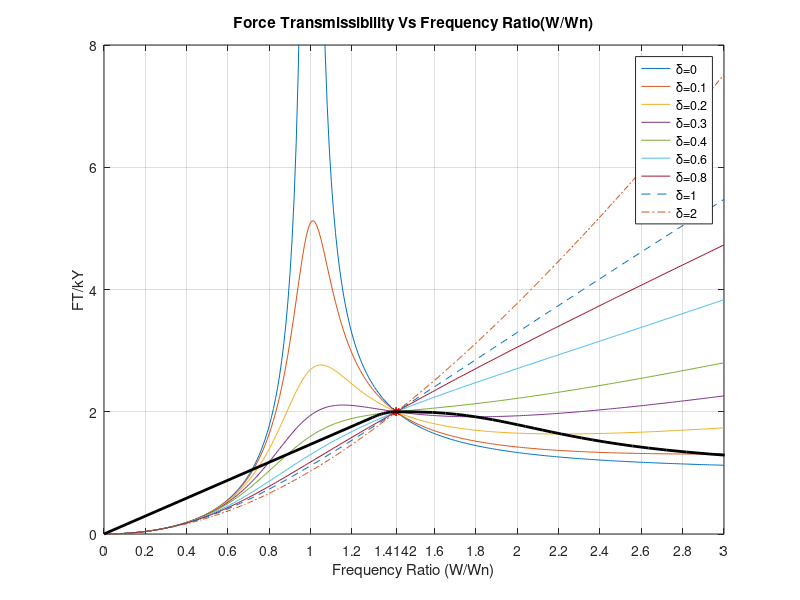

Source code (MATLAB):
% COURSE PROJECT
%
%Creater: Shyam Krishna M
% BTech Final year, IIT Palakkad
%
%For Plotting Force Transmissibility Vs (W/Wn)
%let dr be the damping ratio(3 cases considered - dr<1,dr=1,dr>1)
%let fr be the frequency ratio and FT be the Force Transmissibility
clear all;clc;
fr=[0:0.01:3,sqrt(2)];
fr2=fr.^2;
%for dr<1
dr=0;
ts=2*dr*fr;
FT1=fr2.*sqrt((1+ts.^2)./(((1-fr2).^2)+ts.^2));
dr=0.1;
ts=2*dr*fr;
FT2=fr2.*sqrt((1+ts.^2)./(((1-fr2).^2)+ts.^2));
dr=0.2;
ts=2*dr*fr;
FT3=fr2.*sqrt((1+ts.^2)./(((1-fr2).^2)+ts.^2));
dr=0.3;
ts=2*dr*fr;
FT4=fr2.*sqrt((1+ts.^2)./(((1-fr2).^2)+ts.^2));
dr=0.4;
ts=2*dr*fr;
FT5=fr2.*sqrt((1+ts.^2)./(((1-fr2).^2)+ts.^2));
dr=0.6;
ts=2*dr*fr;
FT6=fr2.*sqrt((1+ts.^2)./(((1-fr2).^2)+ts.^2));
dr=0.8;
ts=2*dr*fr;
FT7=fr2.*sqrt((1+ts.^2)./(((1-fr2).^2)+ts.^2));
%for dr=1
dr=1;
ts=2*dr*fr;
FT8=fr2.*sqrt((1+ts.^2)./(((1-fr2).^2)+ts.^2));
%for dr>1
dr=2;
ts=2*dr*fr;
FT9=fr2.*sqrt((1+ts.^2)./(((1-fr2).^2)+ts.^2));

%%
%For the calculation of (W/Wn)max
%for maxima curve
for i=1:1:90
dr=(i/100);
g=2+13*(dr^2)-(144*(dr^4))-(832*(dr^6))+(1024*(dr^8));
h=3+8*(dr^2)-(128*(dr^4))+(128*(dr^6));
p=(18*(dr^4))-(208*(dr^6))-(1920*(dr^8))+(6144*(dr^10))-(4096*(dr^12));
L=sqrt(-1);
r1=8-(16*dr^2)+(((2^(2/3))*h)/(((p/2)+3*sqrt(3)*sqrt((-1)*(dr^6)*g))^(1/3)));
r2=(1/(dr^2))*((p+(6*sqrt(3)*sqrt((-1)*(dr^6)*g)))^(1/3));
r(i)=real(sqrt((r1+r2)/6));
ts=2*dr*r(i);
rs2=(r(i))^2;
FT10(i)=(rs2).*sqrt((1+ts.^2)./(((1-(rs2)).^2)+ts.^2));
end
%%
%plotting all curves
plot(fr(1:end-1),FT1(1:end-1));
hold on
plot(fr(1:end-1),FT2(1:end-1))
plot(fr(1:end-1),FT3(1:end-1))
plot(fr(1:end-1),FT4(1:end-1))
plot(fr(1:end-1),FT5(1:end-1))
plot(fr(1:end-1),FT6(1:end-1))
plot(fr(1:end-1),FT7(1:end-1))
plot(fr(1:end-1),FT8(1:end-1),'--')
plot(fr(1:end-1),FT9(1:end-1),'-.')
plot(fr(end),FT1(end),'r*')
plot(fr(end),FT2(end),'r*')
plot(fr(end),FT3(end),'r*')
plot(fr(end),FT4(end),'r*')
plot(fr(end),FT5(end),'r*')
plot(fr(end),FT6(end),'r*')
plot(fr(end),FT7(end),'r*')
plot(fr(end),FT8(end),'r*')
plot(fr(end),FT9(end),'r*')
plot(r,FT10,'k','LineWidth',2)%maxima curve
set(gca,'xtick',[0:0.2:1.3,sqrt(2),1.6:0.2:3])
xlim([0 3])
ylim([0 8])
title('Force Transmissibility Vs Frequency Ratio(W/Wn)')
xlabel('Frequency Ratio (W/Wn)')
ylabel('FT/kY')
%ylabel('Force Transmissibility')
grid on
legend('\delta=0','\delta=0.1','\delta=0.2','\delta=0.3','\delta=0.4','\delta=0.6','\delta=0.8','\delta=1','\delta=2')
hold off

%%
%---------------------------------------------------------
%Code For using rsq3
% for i=1:1:90
% dr=(i/100);
% g=2+13*(dr^2)-(144*(dr^4))-(832*(dr^6))+(1024*(dr^8));
% h=3+8*(dr^2)-(128*(dr^4))+(128*(dr^6));
% p=(18*(dr^4))-(208*(dr^6))-(1920*(dr^8))+(6144*(dr^10))-(4096*(dr^12));
% L=sqrt(-1);
% r1=(4/3)-((8*dr^2)/3)-((L*(L+sqrt(3))*h))/(6*((p+6*sqrt(3)*sqrt((-1)*(dr^6)*g))^(1/3)));
% r2=(1/(12*(dr^2)))*(1+L*sqrt(3))*((p+(6*sqrt(3)*sqrt((-1)*(dr^6)*g)))^(1/3));
% r(i)=real(sqrt(r1-r2));
% ts=2*dr*r(i);
% rs2=(r(i))^2;
% FT10(i)=(rs2).*sqrt((1+ts.^2)./(((1-(rs2)).^2)+ts.^2));
% end
%%
